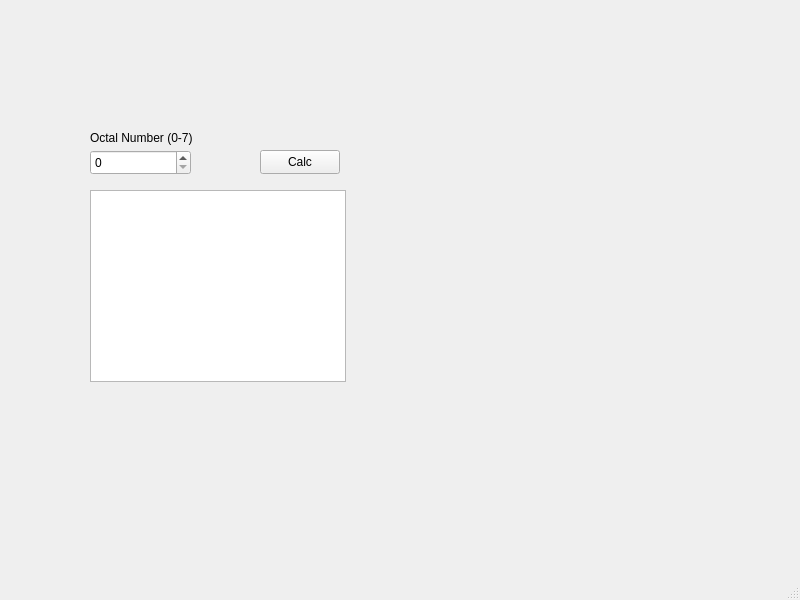
<?xml version="1.0" encoding="UTF-8"?>
<ui version="4.0">
 <class>MainWindow</class>
 <widget class="QMainWindow" name="MainWindow">
  <property name="geometry">
   <rect>
    <x>0</x>
    <y>0</y>
    <width>800</width>
    <height>600</height>
   </rect>
  </property>
  <property name="windowTitle">
   <string>MainWindow</string>
  </property>
  <widget class="QWidget" name="centralwidget">
   <widget class="QSpinBox" name="spinBox">
    <property name="geometry">
     <rect>
      <x>90</x>
      <y>150</y>
      <width>101</width>
      <height>25</height>
     </rect>
    </property>
    <property name="maximum">
     <number>999999999</number>
    </property>
   </widget>
   <widget class="QTextBrowser" name="textBrowser">
    <property name="geometry">
     <rect>
      <x>90</x>
      <y>190</y>
      <width>256</width>
      <height>192</height>
     </rect>
    </property>
   </widget>
   <widget class="QLabel" name="label">
    <property name="geometry">
     <rect>
      <x>90</x>
      <y>130</y>
      <width>111</width>
      <height>16</height>
     </rect>
    </property>
    <property name="text">
     <string>Octal Number (0-7)</string>
    </property>
   </widget>
   <widget class="QPushButton" name="pushButton">
    <property name="geometry">
     <rect>
      <x>260</x>
      <y>150</y>
      <width>80</width>
      <height>24</height>
     </rect>
    </property>
    <property name="text">
     <string>Calc</string>
    </property>
   </widget>
  </widget>
  <widget class="QMenuBar" name="menubar">
   <property name="geometry">
    <rect>
     <x>0</x>
     <y>0</y>
     <width>800</width>
     <height>21</height>
    </rect>
   </property>
  </widget>
  <widget class="QStatusBar" name="statusbar"/>
 </widget>
 <resources/>
 <connections/>
</ui>
